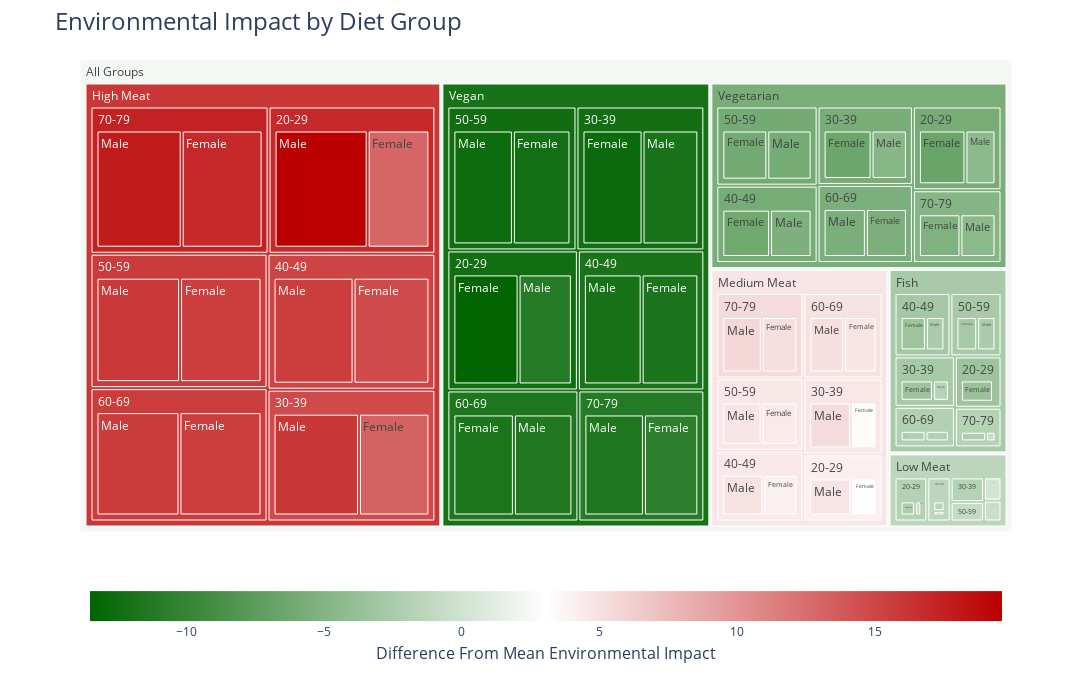

This figure's notebook cell:
### Code cell
# creates the treemap
# hierarchy: diet group -> age group -> sex
# area: total impact (absolute value), larger rectangles mean more difference (positive or negative) from mean
# colour: total impact, dark green less impact than mean, dark red more impact than mean
fig = px.treemap(data_frame=treemap_df, path=[px.Constant('All Groups'), 'diet_group', 'age_group', 'sex'], values='total_impact_abs', color='total_impact',
           color_continuous_scale=['darkgreen', 'white', '#bb0000']
)

fig.update_layout(
    title="Environmental Impact by Diet Group",
    title_font_size=24,
    coloraxis_colorbar=dict(  # styling for the legend scale bar
        title="Difference From Mean Environmental Impact",
        title_font_size=16,
        tickfont_size=12,
        orientation="h",
        xanchor="center", 
        x=0.5,
        y=-0.3,
        title_side="bottom"
    ),
    width=1500,
    height=685 
)

# show group and total impact on hovering over rectangles (groupings)
fig.update_traces(hovertemplate='Group = %{label}<br>Total Impact = %{color}<extra></extra>')

fig.show()

fig.write_html("treemap_total_impact.html")

### Figure 1 — Plotly figure (JSON) as saved in the notebook; plotly's stock layout.template omitted (floating-point values rounded to 4 significant figures)
{"data": [{"branchvalues": "total", "customdata": [[-3.528], [-0.2717], [-3.243], [-1.595], [-3.246], [-2.384], [-2.73], [-2.412], [-1.874], [-2.016], [-2.132], [-0.802], [2.9], [4.821], [3.33], [5.395], [4.045], [4.875], [4.349], [4.77], [4.721], [5.109], [5.12], [5.681], [13.0], [19.61], [13.27], [16.1], [14.74], [15.56], [15.59], [16.0], [15.58], [15.76], [16.95], [17.85], [-2.28], [-0.9518], [-1.812], [0.02328], [-1.585], [-0.7152], [-0.9153], [-0.536], [-0.3627], [-0.4541], [-0.3556], [0.5572], [-13.5], [-11.04], [-12.81], [-11.9], [-11.77], [-12.0], [-12.27], [-12.68], [-11.72], [-11.34], [-10.58], [-11.58], [-6.699], [-4.326], [-6.397], [-4.714], [-6.226], [-5.414], [-6.001], [-5.91], [-5.45], [-5.604], [-5.192], [-4.381], [-3.295], [-2.7], [-2.881], [-2.581], [-1.948], [-1.768], [4.1], [4.607], [4.498], [4.569], [4.923], [5.415], [16.97], [14.82], [15.16], [15.79], [15.67], [17.41], [-1.888], [-1.789], [-1.314], [-0.7752], [-0.4135], [0.2016], [-12.39], [-12.37], [-11.89], [-12.48], [-11.53], [-11.1], [-5.768], [-5.683], [-5.848], [-5.956], [-5.528], [-4.821], [-2.586], [4.727], [16.02], [-1.298], [-11.98], [-5.625], [2.309]], "domain": {"x": [0, 1], "y": [0, 1]}, "hovertemplate": "Group = %{label}<br>Total Impact = %{color}<extra></extra>", "ids": ["All Groups/Fish/20-29/Female", "All Groups/Fish/20-29/Male", "All Groups/Fish/30-39/Female", "All Groups/Fish/30-39/Male", "All Groups/Fish/40-49/Female", "All Groups/Fish/40-49/Male", "All Groups/Fish/50-59/Female", "All Groups/Fish/50-59/Male", "All Groups/Fish/60-69/Female", "All Groups/Fish/60-69/Male", "All Groups/Fish/70-79/Female", "All Groups/Fish/70-79/Male", "All Groups/Medium Meat/20-29/Female", "All Groups/Medium Meat/20-29/Male", "All Groups/Medium Meat/30-39/Female", "All Groups/Medium Meat/30-39/Male", "All Groups/Medium Meat/40-49/Female", "All Groups/Medium Meat/40-49/Male", "All Groups/Medium Meat/50-59/Female", "All Groups/Medium Meat/50-59/Male", "All Groups/Medium Meat/60-69/Female", "All Groups/Medium Meat/60-69/Male", "All Groups/Medium Meat/70-79/Female", "All Groups/Medium Meat/70-79/Male", "All Groups/High Meat/20-29/Female", "All Groups/High Meat/20-29/Male", "All Groups/High Meat/30-39/Female", "All Groups/High Meat/30-39/Male", "All Groups/High Meat/40-49/Female", "All Groups/High Meat/40-49/Male", "All Groups/High Meat/50-59/Female", "All Groups/High Meat/50-59/Male", "All Groups/High Meat/60-69/Female", "All Groups/High Meat/60-69/Male", "All Groups/High Meat/70-79/Female", "All Groups/High Meat/70-79/Male", "All Groups/Low Meat/20-29/Female", "All Groups/Low Meat/20-29/Male", "All Groups/Low Meat/30-39/Female", "All Groups/Low Meat/30-39/Male", "All Groups/Low Meat/40-49/Female", "All Groups/Low Meat/40-49/Male", "All Groups/Low Meat/50-59/Female", "All Groups/Low Meat/50-59/Male", "All Groups/Low Meat/60-69/Female", "All Groups/Low Meat/60-69/Male", "All Groups/Low Meat/70-79/Female", "All Groups/Low Meat/70-79/Male", "All Groups/Vegan/20-29/Female", "All Groups/Vegan/20-29/Male", "All Groups/Vegan/30-39/Female", "All Groups/Vegan/30-39/Male", "All Groups/Vegan/40-49/Female", "All Groups/Vegan/40-49/Male", "All Groups/Vegan/50-59/Female", "All Groups/Vegan/50-59/Male", "All Groups/Vegan/60-69/Female", "All Groups/Vegan/60-69/Male", "All Groups/Vegan/70-79/Female", "All Groups/Vegan/70-79/Male", "All Groups/Vegetarian/20-29/Female", "All Groups/Vegetarian/20-29/Male", "All Groups/Vegetarian/30-39/Female", "All Groups/Vegetarian/30-39/Male", "All Groups/Vegetarian/40-49/Female", "All Groups/Vegetarian/40-49/Male", "All Groups/Vegetarian/50-59/Female", "All Groups/Vegetarian/50-59/Male", "All Groups/Vegetarian/60-69/Female", "All Groups/Vegetarian/60-69/Male", "All Groups/Vegetarian/70-79/Female", "All Groups/Vegetarian/70-79/Male", "All Groups/Fish/20-29", "All Groups/Fish/30-39", "All Groups/Fish/40-49", "All Groups/Fish/50-59", "All Groups/Fish/60-69", "All Groups/Fish/70-79", "All Groups/Medium Meat/20-29", "All Groups/Medium Meat/30-39", "All Groups/Medium Meat/40-49", "All Groups/Medium Meat/50-59", "All Groups/Medium Meat/60-69", "All Groups/Medium Meat/70-79", "All Groups/High Meat/20-29", "All Groups/High Meat/30-39", "All Groups/High Meat/40-49", "All Groups/High Meat/50-59", "All Groups/High Meat/60-69", "All Groups/High Meat/70-79", "All Groups/Low Meat/20-29", "All Groups/Low Meat/30-39", "All Groups/Low Meat/40-49", "All Groups/Low Meat/50-59", "All Groups/Low Meat/60-69", "All Groups/Low Meat/70-79", "All Groups/Vegan/20-29", "All Groups/Vegan/30-39", "All Groups/Vegan/40-49", "All Groups/Vegan/50-59", "All Groups/Vegan/60-69", "All Groups/Vegan/70-79", "All Groups/Vegetarian/20-29", "All Groups/Vegetarian/30-39", "All Groups/Vegetarian/40-49", "All Groups/Vegetarian/50-59", "All Groups/Vegetarian/60-69", "All Groups/Vegetarian/70-79", "All Groups/Fish", "All Groups/Medium Meat", "All Groups/High Meat", "All Groups/Low Meat", "All Groups/Vegan", "All Groups/Vegetarian", "All Groups"], "labels": ["Female", "Male", "Female", "Male", "Female", "Male", "Female", "Male", "Female", "Male", "Female", "Male", "Female", "Male", "Female", "Male", "Female", "Male", "Female", "Male", "Female", "Male", "Female", "Male", "Female", "Male", "Female", "Male", "Female", "Male", "Female", "Male", "Female", "Male", "Female", "Male", "Female", "Male", "Female", "Male", "Female", "Male", "Female", "Male", "Female", "Male", "Female", "Male", "Female", "Male", "Female", "Male", "Female", "Male", "Female", "Male", "Female", "Male", "Female", "Male", "Female", "Male", "Female", "Male", "Female", "Male", "Female", "Male", "Female", "Male", "Female", "Male", "20-29", "30-39", "40-49", "50-59", "60-69", "70-79", "20-29", "30-39", "40-49", "50-59", "60-69", "70-79", "20-29", "30-39", "40-49", "50-59", "60-69", "70-79", "20-29", "30-39", "40-49", "50-59", "60-69", "70-79", "20-29", "30-39", "40-49", "50-59", "60-69", "70-79", "20-29", "30-39", "40-49", "50-59", "60-69", "70-79", "Fish", "Medium Meat", "High Meat", "Low Meat", "Vegan", "Vegetarian", "All Groups"], "marker": {"coloraxis": "coloraxis", "colors": [-3.528, -0.2717, -3.243, -1.595, -3.246, -2.384, -2.73, -2.412, -1.874, -2.016, -2.132, -0.802, 2.9, 4.821, 3.33, 5.395, 4.045, 4.875, 4.349, 4.77, 4.721, 5.109, 5.12, 5.681, 13.0, 19.61, 13.27, 16.1, 14.74, 15.56, 15.59, 16.0, 15.58, 15.76, 16.95, 17.85, -2.28, -0.9518, -1.812, 0.02328, -1.585, -0.7152, -0.9153, -0.536, -0.3627, -0.4541, -0.3556, 0.5572, -13.5, -11.04, -12.81, -11.9, -11.77, -12.0, -12.27, -12.68, -11.72, -11.34, -10.58, -11.58, -6.699, -4.326, -6.397, -4.714, -6.226, -5.414, -6.001, -5.91, -5.45, -5.604, -5.192, -4.381, -3.295, -2.7, -2.881, -2.581, -1.948, -1.768, 4.1, 4.607, 4.498, 4.569, 4.923, 5.415, 16.97, 14.82, 15.16, 15.79, 15.67, 17.41, -1.888, -1.789, -1.314, -0.7752, -0.4135, 0.2016, -12.39, -12.37, -11.89, -12.48, -11.53, -11.1, -5.768, -5.683, -5.848, -5.956, -5.528, -4.821, -2.586, 4.727, 16.02, -1.298, -11.98, -5.625, 2.309]}, "name": "", "parents": ["All Groups/Fish/20-29", "All Groups/Fish/20-29", "All Groups/Fish/30-39", "All Groups/Fish/30-39", "All Groups/Fish/40-49", "All Groups/Fish/40-49", "All Groups/Fish/50-59", "All Groups/Fish/50-59", "All Groups/Fish/60-69", "All Groups/Fish/60-69", "All Groups/Fish/70-79", "All Groups/Fish/70-79", "All Groups/Medium Meat/20-29", "All Groups/Medium Meat/20-29", "All Groups/Medium Meat/30-39", "All Groups/Medium Meat/30-39", "All Groups/Medium Meat/40-49", "All Groups/Medium Meat/40-49", "All Groups/Medium Meat/50-59", "All Groups/Medium Meat/50-59", "All Groups/Medium Meat/60-69", "All Groups/Medium Meat/60-69", "All Groups/Medium Meat/70-79", "All Groups/Medium Meat/70-79", "All Groups/High Meat/20-29", "All Groups/High Meat/20-29", "All Groups/High Meat/30-39", "All Groups/High Meat/30-39", "All Groups/High Meat/40-49", "All Groups/High Meat/40-49", "All Groups/High Meat/50-59", "All Groups/High Meat/50-59", "All Groups/High Meat/60-69", "All Groups/High Meat/60-69", "All Groups/High Meat/70-79", "All Groups/High Meat/70-79", "All Groups/Low Meat/20-29", "All Groups/Low Meat/20-29", "All Groups/Low Meat/30-39", "All Groups/Low Meat/30-39", "All Groups/Low Meat/40-49", "All Groups/Low Meat/40-49", "All Groups/Low Meat/50-59", "All Groups/Low Meat/50-59", "All Groups/Low Meat/60-69", "All Groups/Low Meat/60-69", "All Groups/Low Meat/70-79", "All Groups/Low Meat/70-79", "All Groups/Vegan/20-29", "All Groups/Vegan/20-29", "All Groups/Vegan/30-39", "All Groups/Vegan/30-39", "All Groups/Vegan/40-49", "All Groups/Vegan/40-49", "All Groups/Vegan/50-59", "All Groups/Vegan/50-59", "All Groups/Vegan/60-69", "All Groups/Vegan/60-69", "All Groups/Vegan/70-79", "All Groups/Vegan/70-79", "All Groups/Vegetarian/20-29", "All Groups/Vegetarian/20-29", "All Groups/Vegetarian/30-39", "All Groups/Vegetarian/30-39", "All Groups/Vegetarian/40-49", "All Groups/Vegetarian/40-49", "All Groups/Vegetarian/50-59", "All Groups/Vegetarian/50-59", "All Groups/Vegetarian/60-69", "All Groups/Vegetarian/60-69", "All Groups/Vegetarian/70-79", "All Groups/Vegetarian/70-79", "All Groups/Fish", "All Groups/Fish", "All Groups/Fish", "All Groups/Fish", "All Groups/Fish", "All Groups/Fish", "All Groups/Medium Meat", "All Groups/Medium Meat", "All Groups/Medium Meat", "All Groups/Medium Meat", "All Groups/Medium Meat", "All Groups/Medium Meat", "All Groups/High Meat", "All Groups/High Meat", "All Groups/High Meat", "All Groups/High Meat", "All Groups/High Meat", "All Groups/High Meat", "All Groups/Low Meat", "All Groups/Low Meat", "All Groups/Low Meat", "All Groups/Low Meat", "All Groups/Low Meat", "All Groups/Low Meat", "All Groups/Vegan", "All Groups/Vegan", "All Groups/Vegan", "All Groups/Vegan", "All Groups/Vegan", "All Groups/Vegan", "All Groups/Vegetarian", "All Groups/Vegetarian", "All Groups/Vegetarian", "All Groups/Vegetarian", "All Groups/Vegetarian", "All Groups/Vegetarian", "All Groups", "All Groups", "All Groups", "All Groups", "All Groups", "All Groups", ""], "type": "treemap", "values": [3.528, 0.2717, 3.243, 1.595, 3.246, 2.384, 2.73, 2.412, 1.874, 2.016, 2.132, 0.802, 2.9, 4.821, 3.33, 5.395, 4.045, 4.875, 4.349, 4.77, 4.721, 5.109, 5.12, 5.681, 13.0, 19.61, 13.27, 16.1, 14.74, 15.56, 15.59, 16.0, 15.58, 15.76, 16.95, 17.85, 2.28, 0.9518, 1.812, 0.02328, 1.585, 0.7152, 0.9153, 0.536, 0.3627, 0.4541, 0.3556, 0.5572, 13.5, 11.04, 12.81, 11.9, 11.77, 12.0, 12.27, 12.68, 11.72, 11.34, 10.58, 11.58, 6.699, 4.326, 6.397, 4.714, 6.226, 5.414, 6.001, 5.91, 5.45, 5.604, 5.192, 4.381, 3.799, 4.839, 5.63, 5.142, 3.89, 2.934, 7.721, 8.725, 8.919, 9.119, 9.83, 10.8, 32.6, 29.37, 30.3, 31.58, 31.35, 34.8, 3.231, 1.835, 2.3, 1.451, 0.8168, 0.9128, 24.54, 24.71, 23.77, 24.95, 23.06, 22.15, 11.02, 11.11, 11.64, 11.91, 11.05, 9.573, 26.23, 55.11, 190.0, 10.55, 143.2, 66.31, 491.4]}], "layout": {"coloraxis": {"colorbar": {"orientation": "h", "tickfont": {"size": 12}, "title": {"font": {"size": 16}, "side": "bottom", "text": "Difference From Mean Environmental Impact"}, "x": 0.5, "xanchor": "center", "y": -0.3}, "colorscale": [[0, "darkgreen"], [0.5, "white"], [1, "#bb0000"]]}, "height": 685, "legend": {"tracegroupgap": 0}, "margin": {"t": 60}, "title": {"font": {"size": 24}, "text": "Environmental Impact by Diet Group"}, "width": 1500}}
